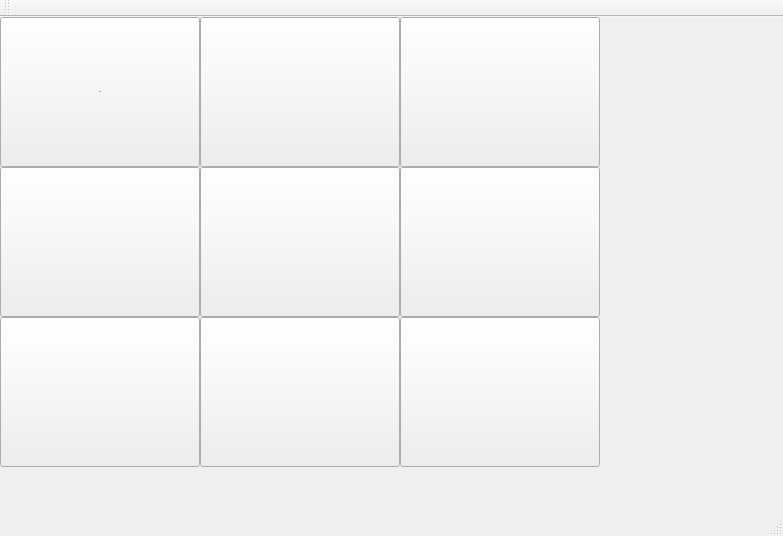
<?xml version="1.0" encoding="UTF-8"?>
<ui version="4.0">
 <class>MainWindow</class>
 <widget class="QMainWindow" name="MainWindow">
  <property name="geometry">
   <rect>
    <x>0</x>
    <y>0</y>
    <width>783</width>
    <height>536</height>
   </rect>
  </property>
  <property name="windowTitle">
   <string>MainWindow</string>
  </property>
  <widget class="QWidget" name="centralWidget">
   <widget class="QPushButton" name="pushButton">
    <property name="geometry">
     <rect>
      <x>0</x>
      <y>0</y>
      <width>200</width>
      <height>150</height>
     </rect>
    </property>
    <property name="sizePolicy">
     <sizepolicy hsizetype="Fixed" vsizetype="Fixed">
      <horstretch>0</horstretch>
      <verstretch>0</verstretch>
     </sizepolicy>
    </property>
    <property name="font">
     <font>
      <pointsize>1</pointsize>
     </font>
    </property>
    <property name="styleSheet">
     <string notr="true">border-image: url(:/images/milk.jpg);</string>
    </property>
    <property name="text">
     <string>MILK</string>
    </property>
   </widget>
   <widget class="QPushButton" name="pushButton_2">
    <property name="geometry">
     <rect>
      <x>200</x>
      <y>0</y>
      <width>200</width>
      <height>150</height>
     </rect>
    </property>
    <property name="sizePolicy">
     <sizepolicy hsizetype="Fixed" vsizetype="Fixed">
      <horstretch>0</horstretch>
      <verstretch>0</verstretch>
     </sizepolicy>
    </property>
    <property name="styleSheet">
     <string notr="true">
background-image: url(:/images/toilet_signs.png);</string>
    </property>
    <property name="text">
     <string/>
    </property>
   </widget>
   <widget class="QPushButton" name="pushButton_3">
    <property name="geometry">
     <rect>
      <x>200</x>
      <y>150</y>
      <width>200</width>
      <height>150</height>
     </rect>
    </property>
    <property name="sizePolicy">
     <sizepolicy hsizetype="Fixed" vsizetype="Fixed">
      <horstretch>0</horstretch>
      <verstretch>0</verstretch>
     </sizepolicy>
    </property>
    <property name="styleSheet">
     <string notr="true">border-image: url(:/images/juice.jpg);</string>
    </property>
    <property name="text">
     <string/>
    </property>
   </widget>
   <widget class="QPushButton" name="pushButton_4">
    <property name="geometry">
     <rect>
      <x>0</x>
      <y>150</y>
      <width>200</width>
      <height>150</height>
     </rect>
    </property>
    <property name="sizePolicy">
     <sizepolicy hsizetype="Fixed" vsizetype="Fixed">
      <horstretch>0</horstretch>
      <verstretch>0</verstretch>
     </sizepolicy>
    </property>
    <property name="styleSheet">
     <string notr="true">background-image: url(:/images/blanket_small.jpg);</string>
    </property>
    <property name="text">
     <string/>
    </property>
   </widget>
   <widget class="QPushButton" name="pushButton_5">
    <property name="geometry">
     <rect>
      <x>200</x>
      <y>300</y>
      <width>200</width>
      <height>150</height>
     </rect>
    </property>
    <property name="sizePolicy">
     <sizepolicy hsizetype="Fixed" vsizetype="Fixed">
      <horstretch>0</horstretch>
      <verstretch>0</verstretch>
     </sizepolicy>
    </property>
    <property name="styleSheet">
     <string notr="true">border-image: url(:/images/Bed.jpg);</string>
    </property>
    <property name="text">
     <string/>
    </property>
   </widget>
   <widget class="QPushButton" name="pushButton_6">
    <property name="geometry">
     <rect>
      <x>0</x>
      <y>300</y>
      <width>200</width>
      <height>150</height>
     </rect>
    </property>
    <property name="sizePolicy">
     <sizepolicy hsizetype="Fixed" vsizetype="Fixed">
      <horstretch>0</horstretch>
      <verstretch>0</verstretch>
     </sizepolicy>
    </property>
    <property name="styleSheet">
     <string notr="true">border-image: url(:/images/tv.jpg);</string>
    </property>
    <property name="text">
     <string/>
    </property>
   </widget>
   <widget class="QPushButton" name="pushButton_7">
    <property name="geometry">
     <rect>
      <x>400</x>
      <y>300</y>
      <width>200</width>
      <height>150</height>
     </rect>
    </property>
    <property name="sizePolicy">
     <sizepolicy hsizetype="Fixed" vsizetype="Fixed">
      <horstretch>0</horstretch>
      <verstretch>0</verstretch>
     </sizepolicy>
    </property>
    <property name="styleSheet">
     <string notr="true">border-image: url(:/images/fruit_snack.jpg);</string>
    </property>
    <property name="text">
     <string/>
    </property>
   </widget>
   <widget class="QPushButton" name="pushButton_8">
    <property name="geometry">
     <rect>
      <x>400</x>
      <y>150</y>
      <width>200</width>
      <height>150</height>
     </rect>
    </property>
    <property name="sizePolicy">
     <sizepolicy hsizetype="Fixed" vsizetype="Fixed">
      <horstretch>0</horstretch>
      <verstretch>0</verstretch>
     </sizepolicy>
    </property>
    <property name="styleSheet">
     <string notr="true">border-image: url(:/images/mom.jpg);</string>
    </property>
    <property name="text">
     <string/>
    </property>
   </widget>
   <widget class="QPushButton" name="pushButton_9">
    <property name="geometry">
     <rect>
      <x>400</x>
      <y>0</y>
      <width>200</width>
      <height>150</height>
     </rect>
    </property>
    <property name="sizePolicy">
     <sizepolicy hsizetype="Fixed" vsizetype="Fixed">
      <horstretch>0</horstretch>
      <verstretch>0</verstretch>
     </sizepolicy>
    </property>
    <property name="styleSheet">
     <string notr="true">border-image: url(:/images/carrot.jpg);</string>
    </property>
    <property name="text">
     <string/>
    </property>
   </widget>
  </widget>
  <widget class="QMenuBar" name="menuBar">
   <property name="geometry">
    <rect>
     <x>0</x>
     <y>0</y>
     <width>783</width>
     <height>26</height>
    </rect>
   </property>
  </widget>
  <widget class="QToolBar" name="mainToolBar">
   <attribute name="toolBarArea">
    <enum>TopToolBarArea</enum>
   </attribute>
   <attribute name="toolBarBreak">
    <bool>false</bool>
   </attribute>
  </widget>
  <widget class="QStatusBar" name="statusBar"/>
 </widget>
 <layoutdefault spacing="6" margin="11"/>
 <resources>
  <include location="../../Desktop/MyResources.qrc"/>
 </resources>
 <connections/>
</ui>
